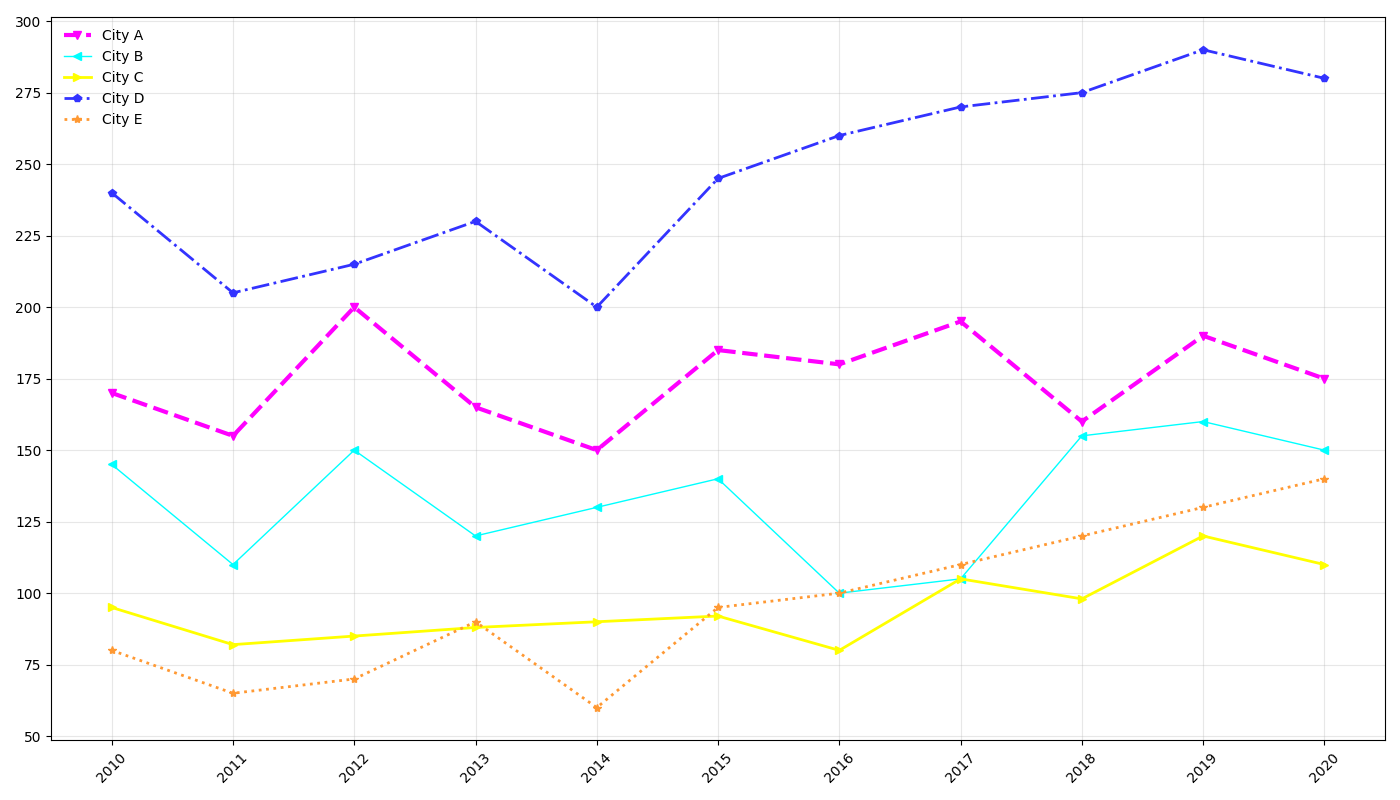

The Python source for this figure:
import matplotlib.pyplot as plt
import numpy as np

years = np.arange(2010, 2021)

city_a = [170, 155, 200, 165, 150, 185, 180, 195, 160, 190, 175]
city_b = [145, 110, 150, 120, 130, 140, 100, 105, 155, 160, 150]
city_c = [95, 82, 85, 88, 90, 92, 80, 105, 98, 120, 110]
city_d = [240, 205, 215, 230, 200, 245, 260, 270, 275, 290, 280]
city_e = [80, 65, 70, 90, 60, 95, 100, 110, 120, 130, 140]

fig, ax = plt.subplots(figsize=(14, 8))

# Altered stylistic elements and marker types
ax.plot(years, city_a, marker='v', linestyle='--', linewidth=3, color='#ff00ff', label='City A')
ax.plot(years, city_b, marker='<', linestyle='-', linewidth=1, color='#00ffff', label='City B')
ax.plot(years, city_c, marker='>', linestyle='-', linewidth=2, color='#ffff00', label='City C')
ax.plot(years, city_d, marker='p', linestyle='-.', linewidth=2, color='#3333ff', label='City D')
ax.plot(years, city_e, marker='*', linestyle=':', linewidth=2, color='#ff9933', label='City E')

ax.set_yticks(range(50, 301, 25))
ax.set_xticks(years)
ax.tick_params(axis='x', rotation=45)

ax.grid(True, linestyle='-', alpha=0.3)  # Altered grid style

# Added legend
ax.legend(loc='upper left', frameon=False)

plt.tight_layout()
plt.show()
